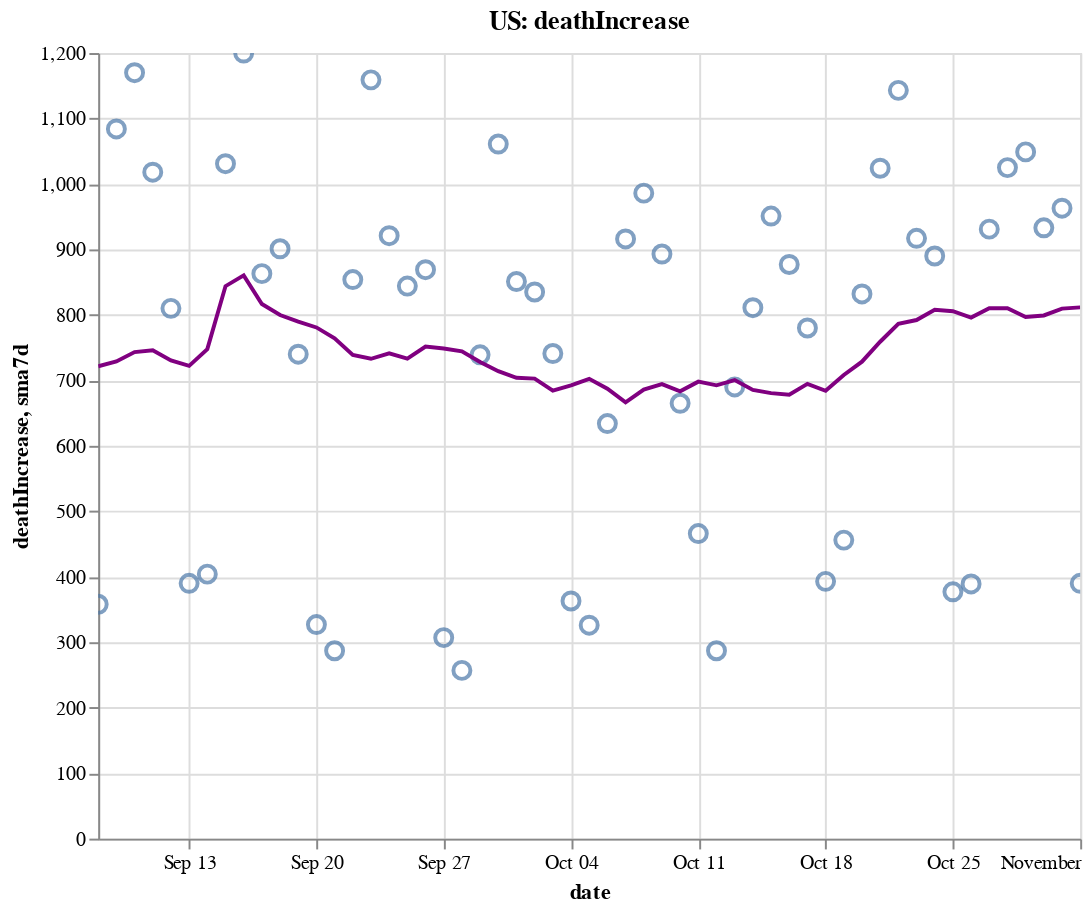

Notebook code cell kept with this figure:
### Code cell
create_plot(us, 'deathIncrease')

### Figure 1 — Vega-Lite specification as saved in the notebook (floating-point values rounded to 4 significant figures)
{"config": {"view": {"continuousWidth": 400, "continuousHeight": 300}}, "layer": [{"layer": [{"mark": {"type": "point", "size": 75}, "encoding": {"tooltip": [{"type": "temporal", "field": "date"}, {"type": "quantitative", "field": "deathIncrease"}, {"type": "quantitative", "field": "sma7d"}], "x": {"type": "temporal", "field": "date"}, "y": {"type": "quantitative", "field": "deathIncrease"}}, "selection": {"selector006": {"type": "interval", "bind": "scales", "encodings": ["x", "y"]}}}, {"mark": {"type": "line", "color": "purple"}, "encoding": {"x": {"type": "temporal", "field": "date"}, "y": {"type": "quantitative", "field": "sma7d"}}}]}, {"mark": {"type": "rule", "color": "#aaa"}, "encoding": {"x": {"type": "temporal", "field": "date"}}, "transform": [{"filter": {"selection": "selector005"}}]}, {"mark": "circle", "encoding": {"opacity": {"condition": {"value": 1, "selection": "selector005"}, "value": 0}, "tooltip": [{"type": "temporal", "field": "date"}, {"type": "quantitative", "field": "deathIncrease"}, {"type": "quantitative", "field": "sma7d"}], "x": {"type": "temporal", "field": "date"}, "y": {"type": "quantitative", "field": "deathIncrease"}}, "selection": {"selector005": {"type": "single", "encodings": ["x"], "on": "mouseover", "nearest": true, "empty": "none"}}}, {"mark": {"type": "text", "align": "left", "dx": 5, "dy": -5, "stroke": "white", "strokeWidth": 2}, "encoding": {"text": {"type": "quantitative", "field": "deathIncrease"}, "tooltip": [{"type": "temporal", "field": "date"}, {"type": "quantitative", "field": "deathIncrease"}, {"type": "quantitative", "field": "sma7d"}], "x": {"type": "temporal", "field": "date"}, "y": {"type": "quantitative", "field": "deathIncrease"}}, "transform": [{"filter": {"selection": "selector005"}}]}, {"mark": {"type": "text", "align": "left", "dx": 5, "dy": -5}, "encoding": {"text": {"type": "quantitative", "field": "deathIncrease"}, "tooltip": [{"type": "temporal", "field": "date"}, {"type": "quantitative", "field": "deathIncrease"}, {"type": "quantitative", "field": "sma7d"}], "x": {"type": "temporal", "field": "date"}, "y": {"type": "quantitative", "field": "deathIncrease"}}, "transform": [{"filter": {"selection": "selector005"}}]}], "data": {"name": "data-36ee3ecc51fb61f257b1e76a8e3a7918"}, "height": 400, "title": "US: deathIncrease", "width": 500, "$schema": "https://vega.github.io/schema/vega-lite/v4.8.1.json", "datasets": {"data-36ee3ecc51fb61f257b1e76a8e3a7918": [{"date": "2020-09-08T00:00:00", "totalTestResultsIncrease": 582900.0, "positiveIncrease": 22200.0, "death": 181700.0, "deathIncrease": 358.0, "positiveRate": 0.038, "state": "US", "sma7d": 721.4}, {"date": "2020-09-09T00:00:00", "totalTestResultsIncrease": 703600.0, "positiveIncrease": 31060.0, "death": 182800.0, "deathIncrease": 1084.0, "positiveRate": 0.044, "state": "US", "sma7d": 728.9}, {"date": "2020-09-10T00:00:00", "totalTestResultsIncrease": 778700.0, "positiveIncrease": 37540.0, "death": 183900.0, "deathIncrease": 1170.0, "positiveRate": 0.048, "state": "US", "sma7d": 743.1}, {"date": "2020-09-11T00:00:00", "totalTestResultsIncrease": 920000.0, "positiveIncrease": 44880.0, "death": 185000.0, "deathIncrease": 1018.0, "positiveRate": 0.049, "state": "US", "sma7d": 746.0}, {"date": "2020-09-12T00:00:00", "totalTestResultsIncrease": 994300.0, "positiveIncrease": 42070.0, "death": 185800.0, "deathIncrease": 810.0, "positiveRate": 0.042, "state": "US", "sma7d": 730.6}, {"date": "2020-09-13T00:00:00", "totalTestResultsIncrease": 772600.0, "positiveIncrease": 34420.0, "death": 186200.0, "deathIncrease": 390.0, "positiveRate": 0.045, "state": "US", "sma7d": 722.1}, {"date": "2020-09-14T00:00:00", "totalTestResultsIncrease": 501200.0, "positiveIncrease": 33850.0, "death": 186600.0, "deathIncrease": 404.0, "positiveRate": 0.068, "state": "US", "sma7d": 747.7}, {"date": "2020-09-15T00:00:00", "totalTestResultsIncrease": 812800.0, "positiveIncrease": 35070.0, "death": 187600.0, "deathIncrease": 1031.0, "positiveRate": 0.043, "state": "US", "sma7d": 843.9}, {"date": "2020-09-16T00:00:00", "totalTestResultsIncrease": 826600.0, "positiveIncrease": 39950.0, "death": 188800.0, "deathIncrease": 1200.0, "positiveRate": 0.048, "state": "US", "sma7d": 860.4}, {"date": "2020-09-17T00:00:00", "totalTestResultsIncrease": 964300.0, "positiveIncrease": 43580.0, "death": 189700.0, "deathIncrease": 863.0, "positiveRate": 0.045, "state": "US", "sma7d": 816.6}, {"date": "2020-09-18T00:00:00", "totalTestResultsIncrease": 1093000.0, "positiveIncrease": 47460.0, "death": 190600.0, "deathIncrease": 901.0, "positiveRate": 0.043, "state": "US", "sma7d": 799.9}, {"date": "2020-09-19T00:00:00", "totalTestResultsIncrease": 1177000.0, "positiveIncrease": 45500.0, "death": 191300.0, "deathIncrease": 740.0, "positiveRate": 0.039, "state": "US", "sma7d": 789.9}, {"date": "2020-09-20T00:00:00", "totalTestResultsIncrease": 979000.0, "positiveIncrease": 36270.0, "death": 191600.0, "deathIncrease": 327.0, "positiveRate": 0.037, "state": "US", "sma7d": 780.9}, {"date": "2020-09-21T00:00:00", "totalTestResultsIncrease": 775400.0, "positiveIncrease": 39460.0, "death": 191900.0, "deathIncrease": 287.0, "positiveRate": 0.051, "state": "US", "sma7d": 764.1}, {"date": "2020-09-22T00:00:00", "totalTestResultsIncrease": 850800.0, "positiveIncrease": 49380.0, "death": 192800.0, "deathIncrease": 854.0, "positiveRate": 0.058, "state": "US", "sma7d": 738.9}, {"date": "2020-09-23T00:00:00", "totalTestResultsIncrease": 1010000.0, "positiveIncrease": 38570.0, "death": 193900.0, "deathIncrease": 1159.0, "positiveRate": 0.038, "state": "US", "sma7d": 733.0}, {"date": "2020-09-24T00:00:00", "totalTestResultsIncrease": 1038000.0, "positiveIncrease": 43710.0, "death": 194800.0, "deathIncrease": 921.0, "positiveRate": 0.042, "state": "US", "sma7d": 741.3}, {"date": "2020-09-25T00:00:00", "totalTestResultsIncrease": 1113000.0, "positiveIncrease": 55490.0, "death": 195700.0, "deathIncrease": 844.0, "positiveRate": 0.05, "state": "US", "sma7d": 733.1}, {"date": "2020-09-26T00:00:00", "totalTestResultsIncrease": 1123000.0, "positiveIncrease": 47790.0, "death": 196600.0, "deathIncrease": 869.0, "positiveRate": 0.043, "state": "US", "sma7d": 751.6}, {"date": "2020-09-27T00:00:00", "totalTestResultsIncrease": 905900.0, "positiveIncrease": 35420.0, "death": 196900.0, "deathIncrease": 307.0, "positiveRate": 0.039, "state": "US", "sma7d": 748.7}, {"date": "2020-09-28T00:00:00", "totalTestResultsIncrease": 1165000.0, "positiveIncrease": 36510.0, "death": 197100.0, "deathIncrease": 257.0, "positiveRate": 0.031, "state": "US", "sma7d": 744.4}, {"date": "2020-09-29T00:00:00", "totalTestResultsIncrease": 914700.0, "positiveIncrease": 36890.0, "death": 197900.0, "deathIncrease": 739.0, "positiveRate": 0.04, "state": "US", "sma7d": 728.0}, {"date": "2020-09-30T00:00:00", "totalTestResultsIncrease": 904500.0, "positiveIncrease": 44360.0, "death": 198900.0, "deathIncrease": 1061.0, "positiveRate": 0.049, "state": "US", "sma7d": 714.0}, {"date": "2020-10-01T00:00:00", "totalTestResultsIncrease": 998300.0, "positiveIncrease": 45620.0, "death": 199800.0, "deathIncrease": 851.0, "positiveRate": 0.046, "state": "US", "sma7d": 704.0}, {"date": "2020-10-02T00:00:00", "totalTestResultsIncrease": 1242000.0, "positiveIncrease": 49480.0, "death": 200600.0, "deathIncrease": 835.0, "positiveRate": 0.04, "state": "US", "sma7d": 702.7}, {"date": "2020-10-03T00:00:00", "totalTestResultsIncrease": 1100000.0, "positiveIncrease": 51340.0, "death": 201400.0, "deathIncrease": 741.0, "positiveRate": 0.047, "state": "US", "sma7d": 684.4}, {"date": "2020-10-04T00:00:00", "totalTestResultsIncrease": 1029000.0, "positiveIncrease": 38360.0, "death": 201700.0, "deathIncrease": 363.0, "positiveRate": 0.037, "state": "US", "sma7d": 692.4}, {"date": "2020-10-05T00:00:00", "totalTestResultsIncrease": 990800.0, "positiveIncrease": 38120.0, "death": 202000.0, "deathIncrease": 326.0, "positiveRate": 0.038, "state": "US", "sma7d": 702.3}, {"date": "2020-10-06T00:00:00", "totalTestResultsIncrease": 907200.0, "positiveIncrease": 38610.0, "death": 202700.0, "deathIncrease": 634.0, "positiveRate": 0.043, "state": "US", "sma7d": 687.3}, {"date": "2020-10-07T00:00:00", "totalTestResultsIncrease": 973500.0, "positiveIncrease": 50560.0, "death": 203600.0, "deathIncrease": 916.0, "positiveRate": 0.052, "state": "US", "sma7d": 666.6}, {"date": "2020-10-08T00:00:00", "totalTestResultsIncrease": 1150000.0, "positiveIncrease": 55290.0, "death": 204600.0, "deathIncrease": 986.0, "positiveRate": 0.048, "state": "US", "sma7d": 685.9}, {"date": "2020-10-09T00:00:00", "totalTestResultsIncrease": 1201000.0, "positiveIncrease": 57000.0, "death": 205500.0, "deathIncrease": 893.0, "positiveRate": 0.047, "state": "US", "sma7d": 694.1}, {"date": "2020-10-10T00:00:00", "totalTestResultsIncrease": 1247000.0, "positiveIncrease": 57490.0, "death": 206100.0, "deathIncrease": 665.0, "positiveRate": 0.046, "state": "US", "sma7d": 683.3}, {"date": "2020-10-11T00:00:00", "totalTestResultsIncrease": 1083000.0, "positiveIncrease": 46790.0, "death": 206600.0, "deathIncrease": 466.0, "positiveRate": 0.043, "state": "US", "sma7d": 698.0}, {"date": "2020-10-12T00:00:00", "totalTestResultsIncrease": 1064000.0, "positiveIncrease": 43110.0, "death": 206900.0, "deathIncrease": 287.0, "positiveRate": 0.041, "state": "US", "sma7d": 692.4}, {"date": "2020-10-13T00:00:00", "totalTestResultsIncrease": 1041000.0, "positiveIncrease": 48320.0, "death": 207600.0, "deathIncrease": 690.0, "positiveRate": 0.046, "state": "US", "sma7d": 700.4}, {"date": "2020-10-14T00:00:00", "totalTestResultsIncrease": 1042000.0, "positiveIncrease": 56720.0, "death": 208400.0, "deathIncrease": 811.0, "positiveRate": 0.054, "state": "US", "sma7d": 685.4}, {"date": "2020-10-15T00:00:00", "totalTestResultsIncrease": 1103000.0, "positiveIncrease": 63100.0, "death": 209300.0, "deathIncrease": 951.0, "positiveRate": 0.057, "state": "US", "sma7d": 680.4}, {"date": "2020-10-16T00:00:00", "totalTestResultsIncrease": 1230000.0, "positiveIncrease": 68040.0, "death": 210200.0, "deathIncrease": 877.0, "positiveRate": 0.055, "state": "US", "sma7d": 678.1}, {"date": "2020-10-17T00:00:00", "totalTestResultsIncrease": 1295000.0, "positiveIncrease": 57870.0, "death": 211000.0, "deathIncrease": 780.0, "positiveRate": 0.045, "state": "US", "sma7d": 694.6}, {"date": "2020-10-18T00:00:00", "totalTestResultsIncrease": 1056000.0, "positiveIncrease": 48860.0, "death": 211400.0, "deathIncrease": 393.0, "positiveRate": 0.046, "state": "US", "sma7d": 684.1}, {"date": "2020-10-19T00:00:00", "totalTestResultsIncrease": 1131000.0, "positiveIncrease": 57130.0, "death": 211800.0, "deathIncrease": 456.0, "positiveRate": 0.051, "state": "US", "sma7d": 708.3}, {"date": "2020-10-20T00:00:00", "totalTestResultsIncrease": 948900.0, "positiveIncrease": 60560.0, "death": 212700.0, "deathIncrease": 832.0, "positiveRate": 0.064, "state": "US", "sma7d": 728.6}, {"date": "2020-10-21T00:00:00", "totalTestResultsIncrease": 939600.0, "positiveIncrease": 60710.0, "death": 213700.0, "deathIncrease": 1024.0, "positiveRate": 0.065, "state": "US", "sma7d": 759.0}, {"date": "2020-10-22T00:00:00", "totalTestResultsIncrease": 1219000.0, "positiveIncrease": 73010.0, "death": 214800.0, "deathIncrease": 1143.0, "positiveRate": 0.06, "state": "US", "sma7d": 786.4}, {"date": "2020-10-23T00:00:00", "totalTestResultsIncrease": 1379000.0, "positiveIncrease": 83060.0, "death": 215800.0, "deathIncrease": 917.0, "positiveRate": 0.06, "state": "US", "sma7d": 792.1}, {"date": "2020-10-24T00:00:00", "totalTestResultsIncrease": 1322000.0, "positiveIncrease": 82920.0, "death": 216700.0, "deathIncrease": 890.0, "positiveRate": 0.063, "state": "US", "sma7d": 807.9}, {"date": "2020-10-25T00:00:00", "totalTestResultsIncrease": 1192000.0, "positiveIncrease": 65650.0, "death": 217000.0, "deathIncrease": 377.0, "positiveRate": 0.055, "state": "US", "sma7d": 805.6}, {"date": "2020-10-26T00:00:00", "totalTestResultsIncrease": 1201000.0, "positiveIncrease": 62270.0, "death": 217400.0, "deathIncrease": 389.0, "positiveRate": 0.052, "state": "US", "sma7d": 796.0}, {"date": "2020-10-27T00:00:00", "totalTestResultsIncrease": 1081000.0, "positiveIncrease": 73100.0, "death": 218300.0, "deathIncrease": 931.0, "positiveRate": 0.068, "state": "US", "sma7d": 810.1}, {"date": "2020-10-28T00:00:00", "totalTestResultsIncrease": 1086000.0, "positiveIncrease": 78660.0, "death": 219400.0, "deathIncrease": 1025.0, "positiveRate": 0.072, "state": "US", "sma7d": 810.3}, {"date": "2020-10-29T00:00:00", "totalTestResultsIncrease": 1325000.0, "positiveIncrease": 88450.0, "death": 220400.0, "deathIncrease": 1049.0, "positiveRate": 0.067, "state": "US", "sma7d": 796.9}, {"date": "2020-10-30T00:00:00", "totalTestResultsIncrease": 1362000.0, "positiveIncrease": 97080.0, "death": 221400.0, "deathIncrease": 933.0, "positiveRate": 0.071, "state": "US", "sma7d": 799.1}, {"date": "2020-10-31T00:00:00", "totalTestResultsIncrease": 1374000.0, "positiveIncrease": 90590.0, "death": 222300.0, "deathIncrease": 963.0, "positiveRate": 0.066, "state": "US", "sma7d": 809.6}, {"date": "2020-11-01T00:00:00", "totalTestResultsIncrease": 1080000.0, "positiveIncrease": 73830.0, "death": 222600.0, "deathIncrease": 390.0, "positiveRate": 0.068, "state": "US", "sma7d": 811.4}]}}
